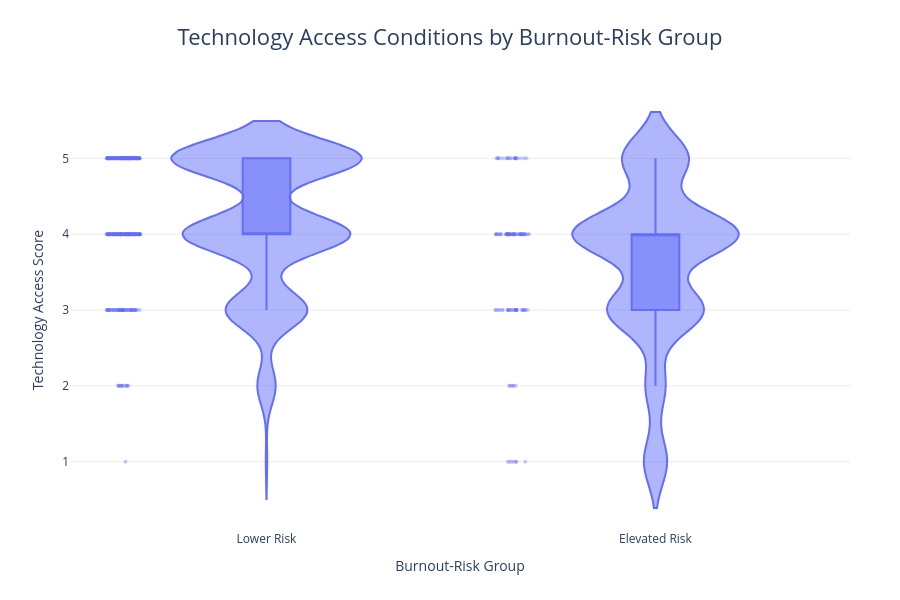

Write notebook code for a chart like this one.
### Code cell
# distribution of technology access by burnout-risk group

import plotly.express as px

fig = px.violin(
    tech_plot,
    x="Burnout Risk",
    y=tech_access,
    box=True,
    points="all",
    title="Technology Access Conditions by Burnout-Risk Group",
    labels={
        tech_access: "Technology Access Score",
        "Burnout Risk": "Burnout-Risk Group"
    },
    category_orders={
        "Burnout Risk": ["Lower Risk", "Elevated Risk"]
    }
)

fig.update_traces(
    jitter=0.18,
    marker=dict(size=4, opacity=0.35),
    hovertemplate=(
        "<b>%{x}</b><br>"
        "Technology access score: %{y}<extra></extra>"
    )
)

fig.update_layout(
    template="plotly_white",
    title={
        "x": 0.5,
        "xanchor": "center",
        "font": {"size": 22}
    },
    height=600,
    xaxis_title="Burnout-Risk Group",
    yaxis_title="Technology Access Score",
    showlegend=False,
    margin=dict(l=70, r=50, t=90, b=70)
)

fig.update_yaxes(
    dtick=1,
    showgrid=True,
    gridcolor="rgba(0,0,0,0.08)"
)

fig.show()

### Figure 1 — Plotly figure (JSON) as saved in the notebook; plotly's stock layout.template omitted (floating-point values rounded to 4 significant figures; data arrays with more than 128 entries replaced by an {"elided": "..."} marker saying what was removed)
{"data": [{"alignmentgroup": "True", "box": {"visible": true}, "hovertemplate": "<b>%{x}</b><br>Technology access score: %{y}<extra></extra>", "jitter": 0.18, "legendgroup": "", "marker": {"color": "#636efa", "opacity": 0.35, "size": 4}, "name": "", "offsetgroup": "", "orientation": "v", "points": "all", "scalegroup": "True", "showlegend": false, "type": "violin", "x": {"elided": "438 str values"}, "x0": " ", "xaxis": "x", "y": {"elided": "438 int values"}, "y0": " ", "yaxis": "y"}], "layout": {"height": 600, "legend": {"tracegroupgap": 0}, "margin": {"b": 70, "l": 70, "r": 50, "t": 90}, "showlegend": false, "title": {"font": {"size": 22}, "text": "Technology Access Conditions by Burnout-Risk Group", "x": 0.5, "xanchor": "center"}, "violinmode": "group", "xaxis": {"anchor": "y", "categoryarray": ["Lower Risk", "Elevated Risk"], "categoryorder": "array", "domain": [0, 1], "title": {"text": "Burnout-Risk Group"}}, "yaxis": {"anchor": "x", "domain": [0, 1], "dtick": 1, "gridcolor": "rgba(0,0,0,0.08)", "showgrid": true, "title": {"text": "Technology Access Score"}}}}
